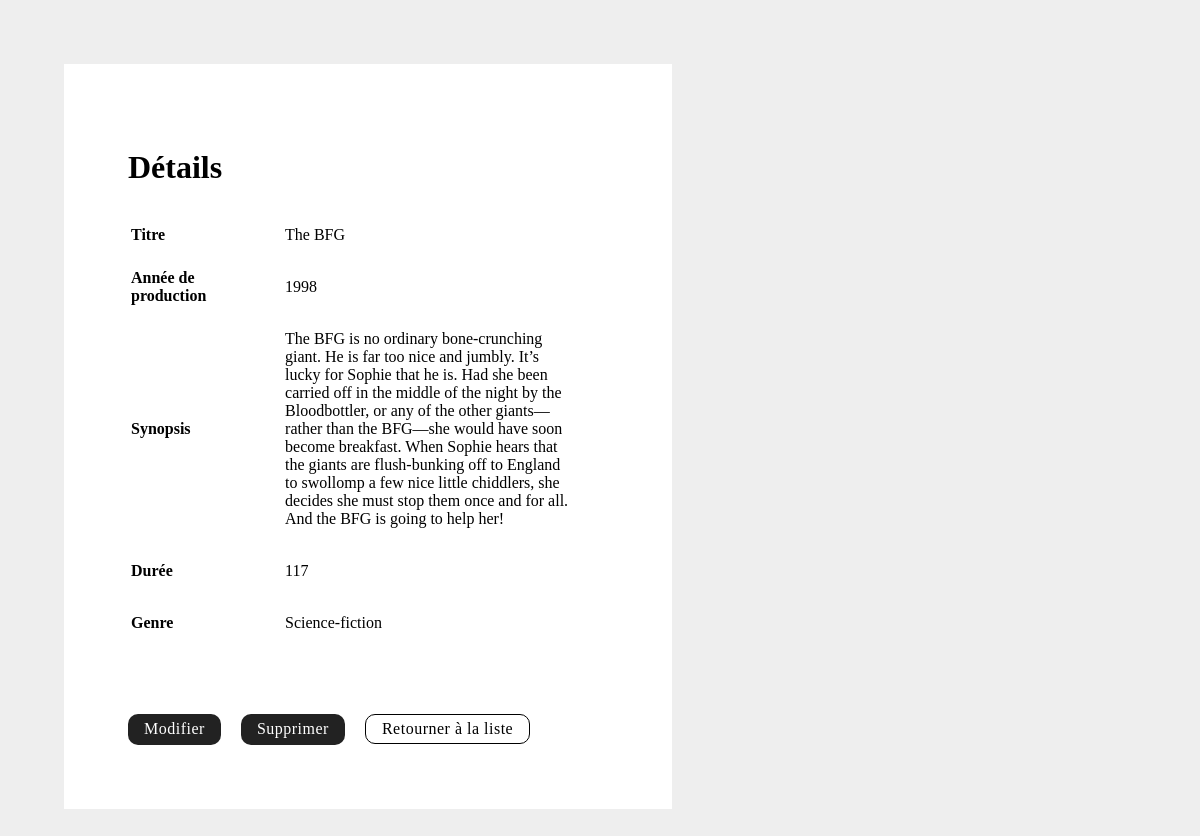
/projetFilm/film-show.php?id=1, run on the app's committed database.
### tables this page shows
CREATE TABLE `film` (
  `id` int(11) NOT NULL,
  `titre` varchar(300) NOT NULL,
  `anneeProduction` smallint(6) NOT NULL,
  `synopsis` varchar(500) NOT NULL,
  `duree` smallint(6) NOT NULL,
  `genre_id` tinyint(4) NOT NULL
);

CREATE TABLE `genre` (
  `id` tinyint(4) NOT NULL,
  `nom` varchar(50) NOT NULL
);

### projetFilm/class/CRUD.php (called while the page is built, shortened)
<?php
class CRUD extends PDO {
    public function selectId($table, $value, $field = 'id') {
        $sql = "SELECT * FROM $table WHERE $field = '$value'";
        $stmt = $this->query($sql);
        $count = $stmt->rowCount();
        if($count == 1) {
            return $stmt->fetch();
        } else {
            header('Locatoin:index.php');
        }
    }
}
?>

### projetFilm/film-show.php (the view, shortened to what this page needs)
<?php
if(isset($_GET['id']) && $_GET['id'] != null)  {
    $id = $_GET['id'];
} else if (isset($_GET['film_id']) && $_GET['film_id'] != null) {
    $id = $_GET['film_id'];
}
else {
    header('Location:index.php');
}
if($id) {
    require_once('class/CRUD.php');
    $crud = new CRUD;
    $film = $crud->selectId('film', $id);
    extract($film);
    $genre = $crud->selectId('genre', $genre_id);
    $genre_nom = $genre['nom'];
}
?>
<!DOCTYPE html>
<html lang="fr">
<head>
</head>
<body>
    <main>
        <h1>Détails</h1>
        <table>
            <tr>
                <th>Titre</th>
                <td><?=$titre?></td>
            </tr>
            <tr>
                <th>Année de production</th>
                <td><?=$anneeProduction?></td>
            </tr>
            <tr>
                <th>Synopsis</th>
                <td><?=$synopsis?></td>
            </tr>
            <tr>
                <th>Durée</th>
                <td><?=$duree?></td>
            </tr>
            <tr>
                <th>Genre</th>
                <td><?=$genre_nom?></td>
            </tr>
        </table>
        <a class="bouton" href="film-edit.php?id=<?=$id?>">Modifier</a>
        <a class="bouton" href="film-delete.php?id=<?=$id?>">Supprimer</a>
        <a class="bouton bouton--secondaire" href="index.php">Retourner à la liste</a>
    </main>
</body>
</html>

### projetFilm/film-show.php (style rules this page uses)
body { margin:4rem; background-color: #eee; }
main { background-color: #fff; padding: 4rem; width:30rem; }
table { margin-bottom: 2rem; }
th { text-align: left; }
td { max-width:25rem; padding:1rem 2rem; }
.bouton { display:inline-block; margin-top: 2rem; margin-right:1rem; letter-spacing:0.5px; text-decoration:none; color:white; padding:0.4rem 1rem; background-color: #222; border-radius:10px; }
.bouton--secondaire { margin-top: 1.5rem; color: black; padding:0.3rem 1rem; background-color:white; border: 1.5px solid black; }

### data on the page
film: titre "The BFG", anneeProduction "1998", synopsis "The BFG is no ordinary bone-crunching giant. He is far too nice and jumbly. It’s lucky for Sophie that he is. Had she been carried off in the middle of the night by the Bloodbottler, or any of the other giants—rather than the BFG—she would have soon become breakfast. When Sophie hears that the giants are flush-bunking off to England to swollomp a few nice little chiddlers, she decides she must stop them once and for all. And the BFG is going to help her!", duree "117"
genre: nom "Science-fiction"
